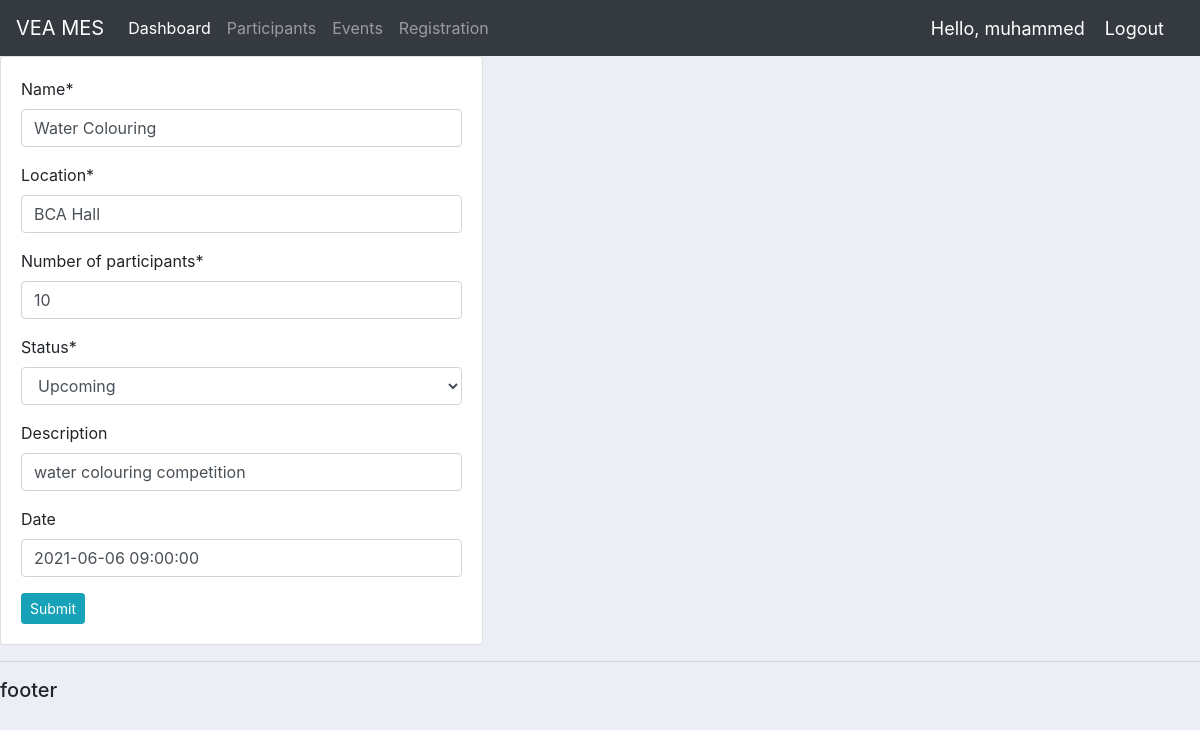
Screenshot of /update_event/9/ (signed in) with the database file from the repository.
### accounts/models.py (models this page shows, shortened)
class Event(models.Model):
    STATUS = (
        ('Ongoing', 'Ongoing'),
        ('Completed', 'Completed'),
        ('Upcoming', 'Upcoming'),
    )
    name = models.CharField(max_length=200, null=True)
    location = models.CharField(max_length=200, null=True)
    number_of_participants = models.CharField(max_length=200, null=True)
    status = models.CharField(max_length=200, null=True, choices=STATUS)
    description = models.CharField(max_length=200, null=True, blank=True)
    date = models.DateTimeField(blank=True, null=True)

### accounts/decorators.py (the view)
        def wrapper_func(request, *args, **kwargs):
            group = None
            if request.user.groups.exists():
                group = request.user.groups.all()[0].name
            if group in allowed_roles:
                return view_func(request, *args, **kwargs)
            else:
                return HttpResponse('You are not authorized to view this page')

### accounts/forms.py
class EventForm(ModelForm):
    class Meta:
        model = Event
        fields = '__all__'

### accounts/views.py (called while the page is built)
@login_required(login_url='login')
@allowed_users(allowed_roles=['admin'])
def updateEvent(request, pk):
    event = Event.objects.get(id=pk)
    form = EventForm(instance=event)
    if request.method == 'POST':
        form = EventForm(request.POST, instance=event)
        if form.is_valid():
            form.save()
            return redirect('/')
    context = {'form': form}
    return render(request, 'accounts/event_form.html', context)

### accounts/templates/accounts/event_form.html (shortened to what this page needs)
{%  extends 'accounts/main.html' %}
{% load crispy_forms_filters %}
{% load static %}
{% block content %}
<div class="row">
	<div class="col-md-5">
		<div class="card card-body">
			<form action="" method="POST">
				{{form|crispy}}
				<input class="btn btn-sm btn-info" type="submit" name="Submit">
			</form>
		</div>
	</div>
</div>
{% endblock %}

### accounts/templates/accounts/navbar.html (shortened to what this page needs)
{% load static %}
<nav class="navbar navbar-expand-lg navbar-dark bg-dark">
  <a class="navbar-brand" href="{% url 'home' %}">VEA MES</a>
  <div class="collapse navbar-collapse" id="navbarNav">
    <ul class="navbar-nav">
      {% if request.user.is_staff %}
      <li class="nav-item active">
        <a class="nav-link" href="{% url 'home' %}">Dashboard</a>
      </li>
      <li class="nav-item">
        <a class="nav-link" href="{% url 'participants' %}">Participants</a>
      </li>
      <li class="nav-item">
        <a class="nav-link" href="{% url 'events' %}">Events</a>
      </li>
      <li class="nav-item">
        <a class="nav-link" href="{% url 'event_member' %}">Registration</a>
      </li>
      {% else %}
       <li class="nav-item">
        <a class="nav-link" href="{% url 'account' %}">Profile</a>
      </li>
      {% endif %}
    </ul>
  </div>
  <span class="hello-msg">Hello, {{request.user}}</span>
  <span ><a  class="hello-msg" href="{% url 'logout' %}">Logout</a></span>
</nav>

### static/css/main.css (style rules this page uses)
body { background-color: #ebeff5; }

### accounts/templates/accounts/navbar.html (style rules this page uses)
.hello-msg { font-size: 18px; color: #fff; margin-right: 20px; }

### rows the page displays
Event: name "Water Colouring", location "BCA Hall", number_of_participants "10", status "Upcoming", description "water colouring competition", date "2021-06-06 09:00:00"

### other values shown
{{ request.user }} "muhammed"
